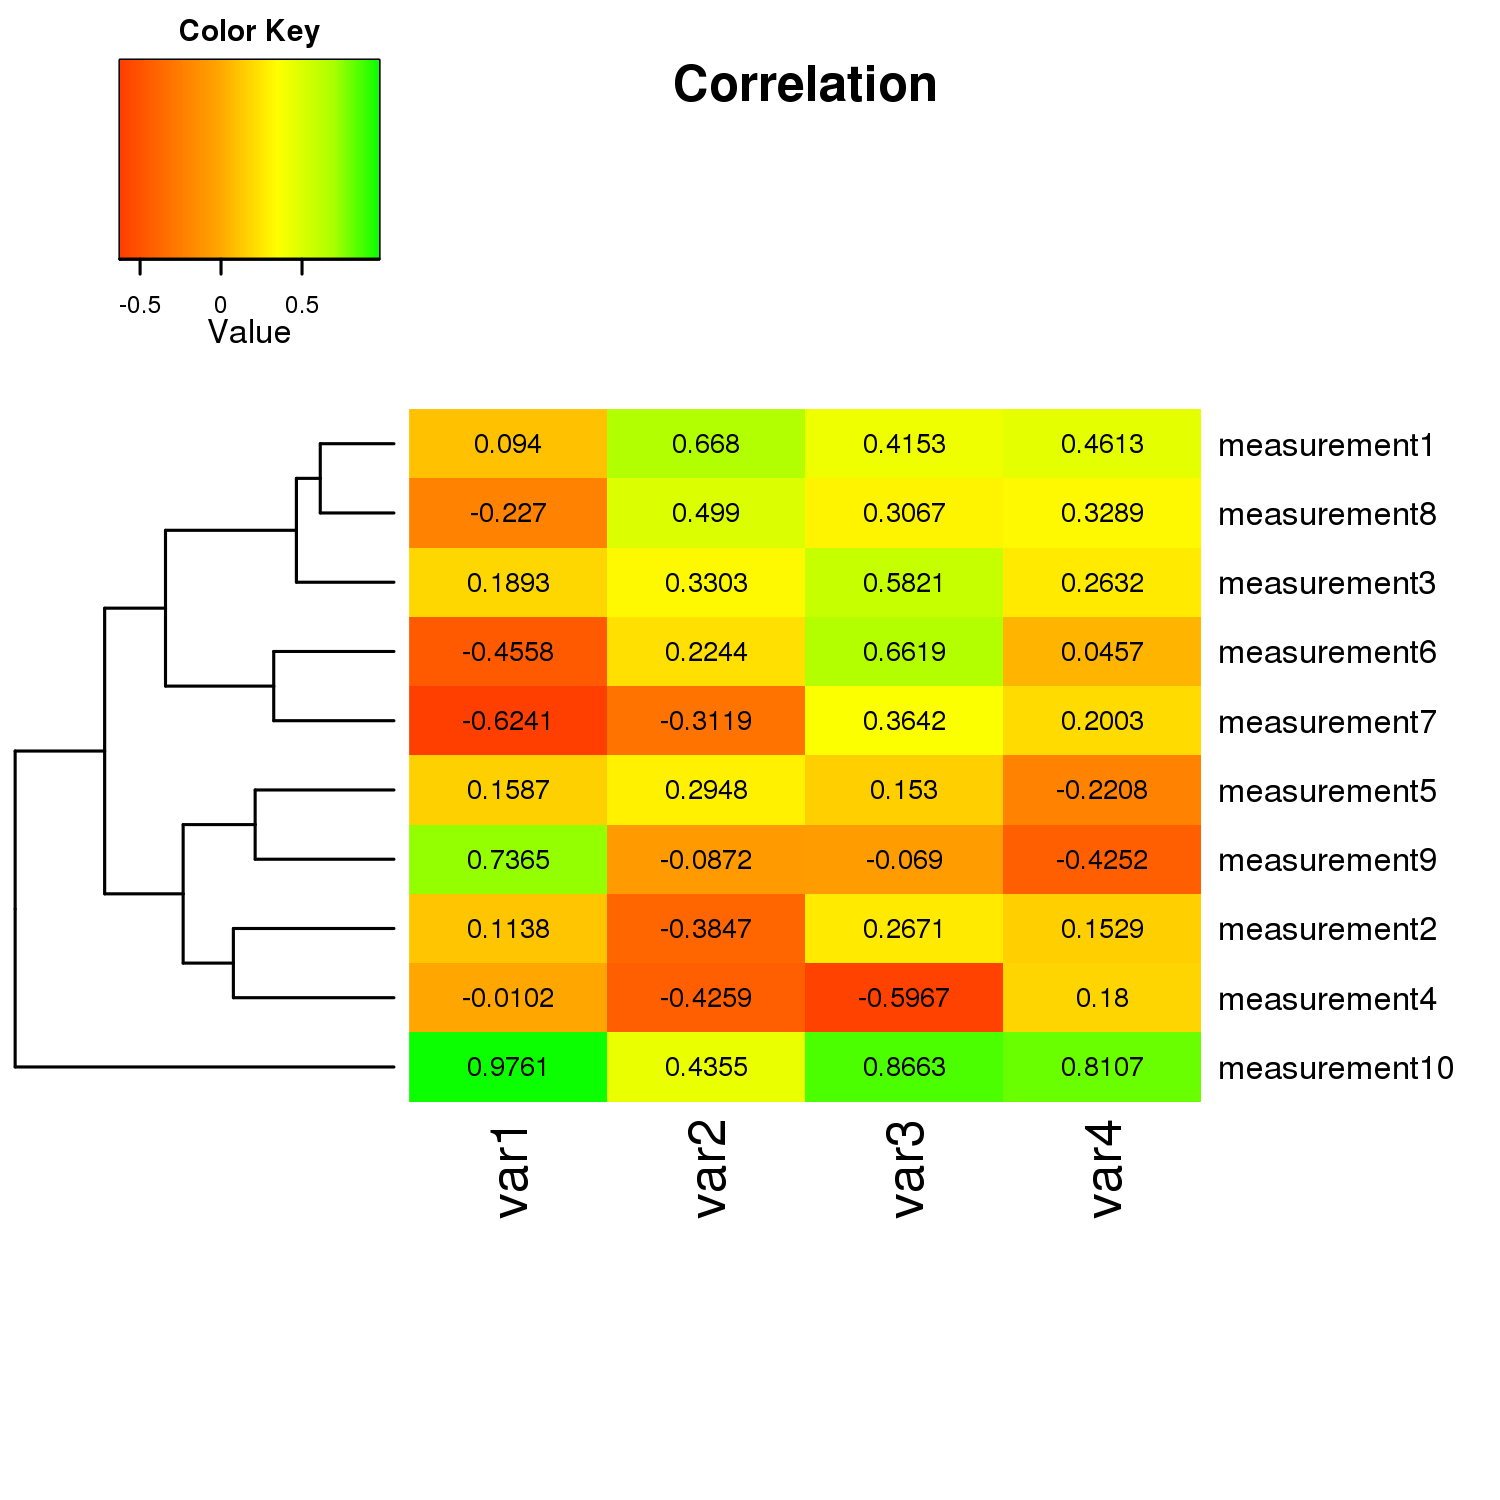

The R source for this figure:
library(gplots)
library(RColorBrewer)

#########################################################
### reading in data and transform it to matrix format
#########################################################

data <- read.csv("h1_dataset.csv", comment.char="#")
rnames <- data[,1]				                    # assign labels in column 1 to "rnames"
mat_data <- data.matrix(data[,2:ncol(data)])	# transform column 2-5 into a matrix
rownames(mat_data) <- rnames		            	# assign row names 



#########################################################
### customizing and plotting heatmap
#########################################################

# creates a own color palette from red to green
my_palette <- colorRampPalette(c("red", "yellow", "green"))(n = 299)

# (optional) defines the color breaks manually for a "skewed" color transition
col_breaks = c(seq(-1,0,length=100),seq(0,0.7,length=100),seq(0.7,1,length=100))

# creates a 5 x 5 inch image
png("h1.png",	
  width = 5*300,    # 5 x 300 pixels
  height = 5*300,
  res = 300,        # 300 pixels per inch
  pointsize = 8)    # smaller font size

heatmap.2(mat_data, 
  cellnote = mat_data,  # same data set for cell labels
  notecol="black",      # change font color of cell labels to black
  density.info="none",  # turns off density plot inside color legend
  trace="none",         # turns off trace lines inside the heat map
  margins =c(12,9),     # widens margins around plot
  col=my_palette,       # use on color palette defined earlier 
  breaks=col_breaks,    # enable color transition at specified limits
  dendrogram="row",     # only draw a row dendrogram
  Colv="NA")            # turn off column clustering

dev.off()
